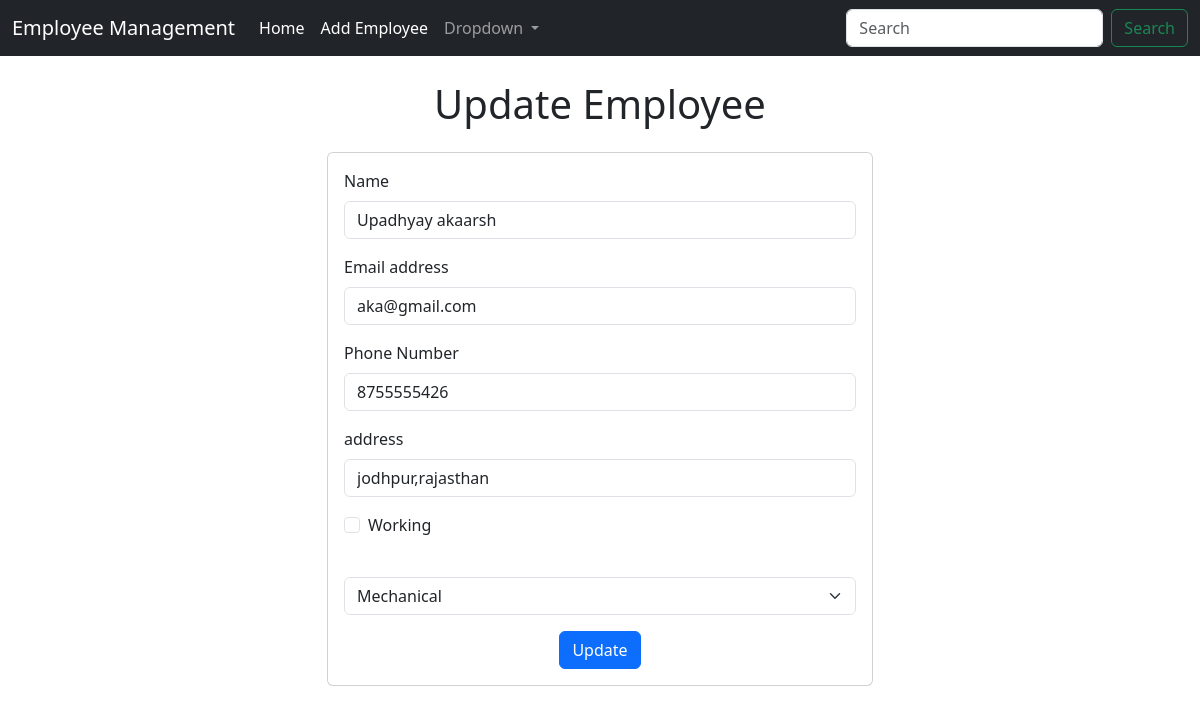
The app's page /employee/update-emp/7 with its own data.
### emp/models.py (models this page shows, shortened)
class Emp(models.Model):
    name = models.CharField(max_length=200)
    emp_id = models.CharField(max_length=200)
    mobile = models.CharField(max_length=10)
    address = models.CharField(max_length=200)
    is_working = models.BooleanField(default=True)
    department = models.CharField(max_length=50)

### emp/views.py (the view)
# urls.py: path("update-emp/<int:emp_id>", update_emp),
def update_emp(request, emp_id):
    emp = Emp.objects.get(pk=emp_id)
    return render(request, "emp/update_emp.html", {
        "emp": emp
    })

### templates/emp/update_emp.html (shortened to what this page needs)
<!DOCTYPE html>
<html lang="en">
    <head>
        <link href="https://cdn.jsdelivr.net/npm/bootstrap@5.3.0-alpha3/dist/css/bootstrap.min.css"
            rel="stylesheet"
 />
    </head>
    <body>
        {% include 'emp/navbar.html' %}
        <div class="text-center my-4">
            <h1>Update Employee</h1>
        </div>
        <div class="container">
            <div class="row">
                <div class="col-md-6 offset-md-3">
                    <div class="card">
                        <div class="card-body">
                            <form action="/employee/do-update-emp/{{emp.id}}" method="POST">
                                <div class="mb-3">
                                    <label for="name" class="form-label">Name</label>
                                    <input type="text" name="name" class="form-control" id="name"
                                        placeholder="Enter Full Name" value="{{emp.name}}" />
                                </div>
                                <div class="mb-3">
                                    <label for="email" class="form-label">Email address</label>
                                    <input type="email" name="email" class="form-control" id="email"
                                        placeholder="Enter Email" value="{{emp.emp_id}}">
                                </div>
                                <div class=" mb-3">
                                    <label for="phone" class="form-label">Phone Number</label>
                                    <input type="text" name="phone" class="form-control" id="phone"
                                        placeholder="Enter Phone Number" value="{{emp.mobile}}" />
                                </div>
                                <div class="mb-3">
                                    <label for="address" class="form-label">address</label>
                                    <input type="text" name="address" class="form-control"
                                        id="address" placeholder="Enter Address"
                                        value="{{emp.address}}" />
                                </div>
                                <div class="mb-3 form-check">
                                    <input {% if emp.is_working %} checked {% endif %}
                                        type="checkbox" name="is_working" class="form-check-input"
                                        id="is_working" />
                                    <label class="form-check-label" for="is_working">Working</label>
                                </div>
                                <div class="mb-3">
                                    <select class="form-select" aria-label="Department"
                                        name="department" id="department">
                                        <option value="{{emp.department}}" selected>
                                            {{emp.department}}
                                        </option>
                                    </select>
                                </div>
                                <div class="text-center">
                                    <button type="submit" class="btn btn-primary">Update</button>
                                </div>
                            </form>
                        </div>
                    </div>
                </div>
            </div>
        </div>
    </body>
</html>

### records on screen
Emp: name "Upadhyay akaarsh", email "aka@gmail.com", phone "8755555426", address "jodhpur,rajasthan", department "Mechanical"
